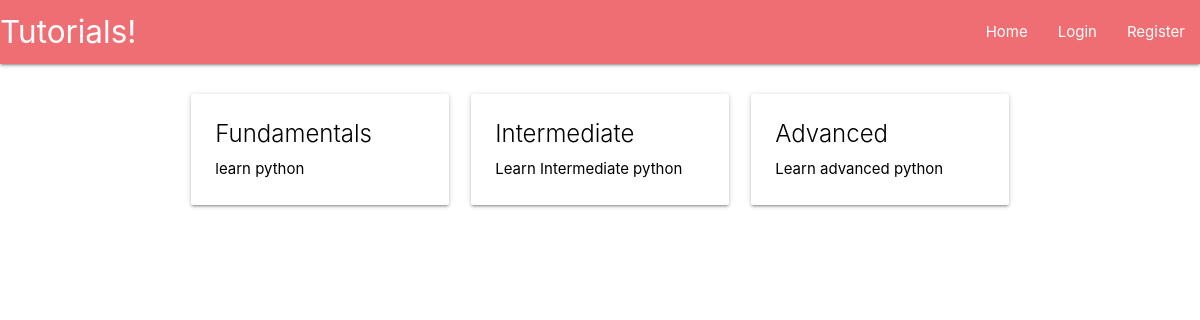
The page / on the database its author committed.
### main/models.py (models this page shows, shortened)
class TutorialCategory(models.Model):
    tutorial_category = models.CharField(max_length=200)
    category_summary = models.CharField(max_length=200)
    category_slug = models.CharField(max_length=200, default=1)
    class Meta:
        verbose_name_plural = "Categories"

### main/views.py (the view)
# urls.py: path('', views.homepage, name='homepage'),
def homepage(request):
	return render(request=request,
				  template_name='main/categories.html',
				  context={'categories': TutorialCategory.objects.all})

### main/templates/main/categories.html
{% extends 'main/header.html' %}
{% block content %}
    <div class="row">
        {% for cat in categories %}
            <div class="col s12 m6 l4">
                <a href="{{cat.category_slug}}", style="color:#000">
                    <div class="card hoverable">
                        <div class="card-content">
                            <div class="card-title">{{cat.tutorial_category}}</div>
                            <p>{{cat.category_summary}}</p>
                        </div>
                    </div>
                </a>
            </div>
        {% endfor %}
    </div>
{% endblock %}

### rows shown on the page
TutorialCategory: tutorial_category "Fundamentals", category_summary "learn python"
TutorialCategory: tutorial_category "Intermediate", category_summary "Learn Intermediate python"
TutorialCategory: tutorial_category "Advanced", category_summary "Learn advanced python"
